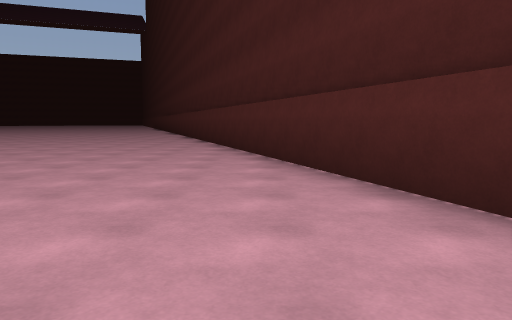
View 1 (above)

24 first-person views from a walk through a Unity game level. The camera is 1.3 m above the floor, tilts 6° down and sees 70° across. The floor is counted in squares, 2 m on a side. Each view is taken from the middle of a square. On the plan, view 1 faces up. The plan holds only what a view shows up to about 11 squares ahead; the rest is blank. The place goes on beyond the plan. The player character is not drawn.

View 2
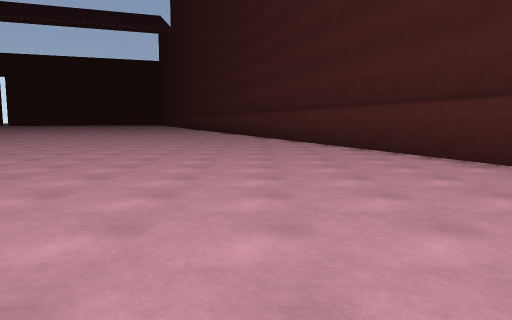

View 3
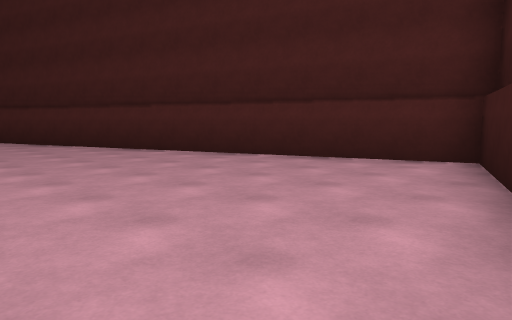

View 4
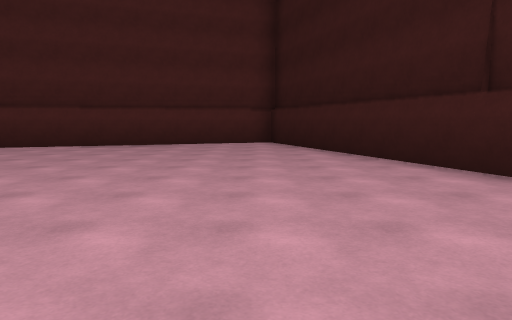

View 5
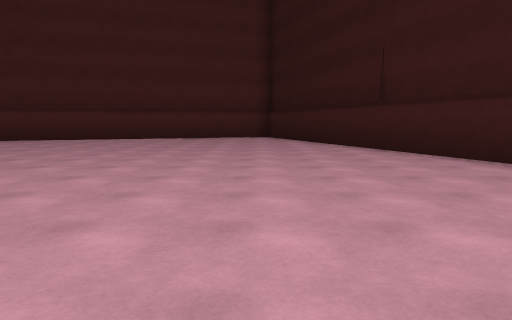

View 6
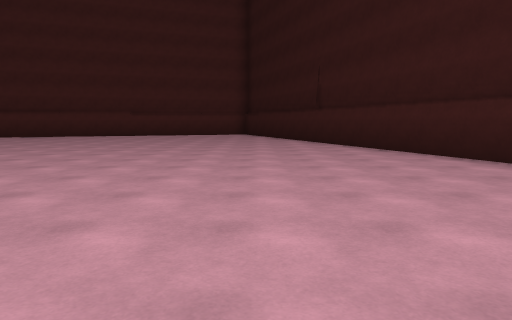

View 7
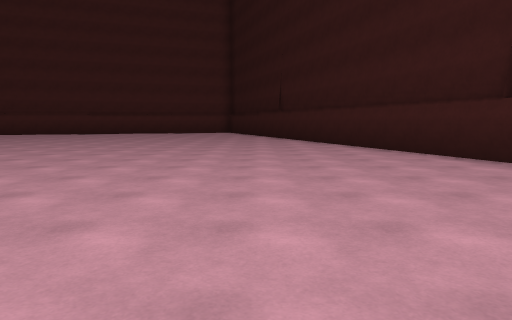

View 8
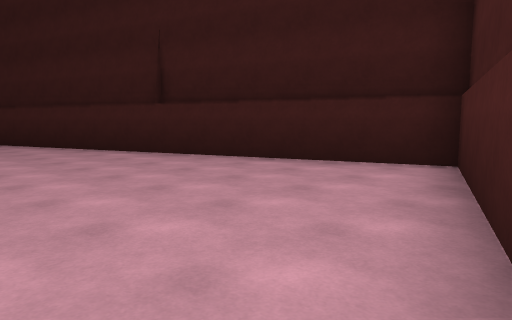

View 9
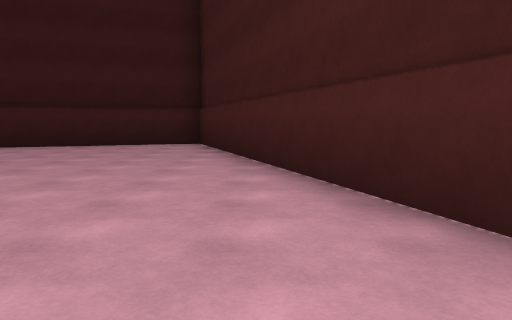

View 10
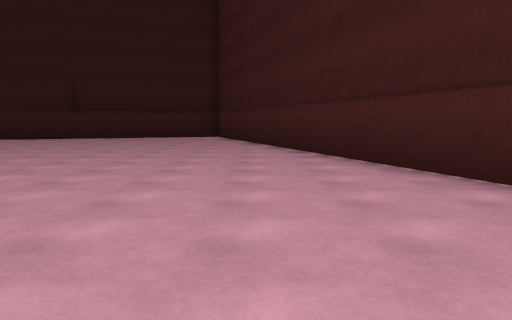

View 11
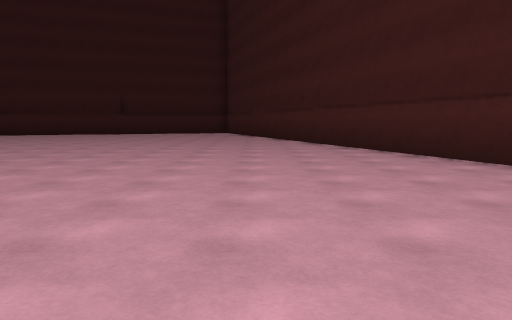

View 12
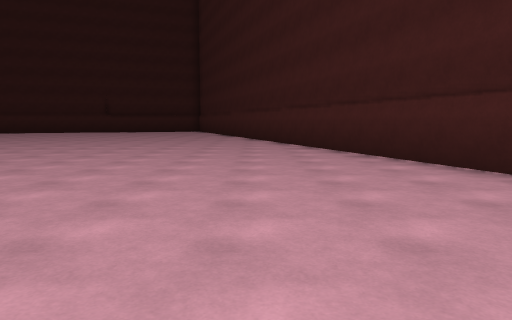

View 13
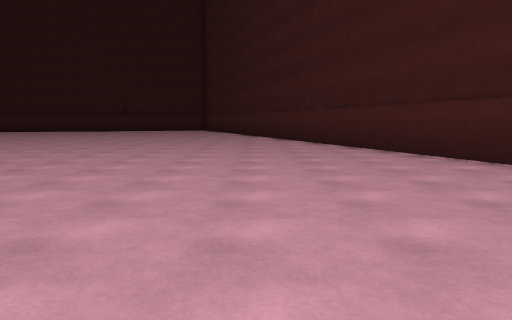

View 14
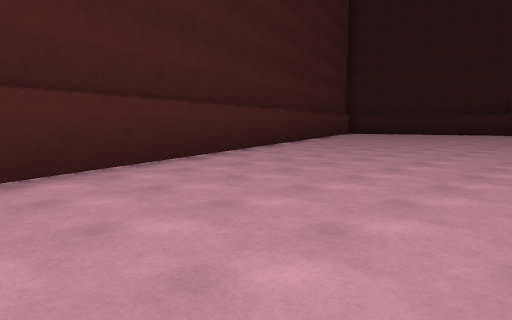

View 15
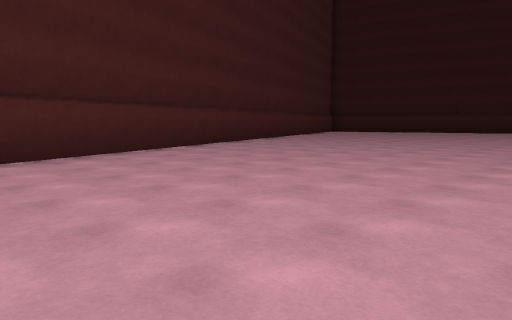

View 16
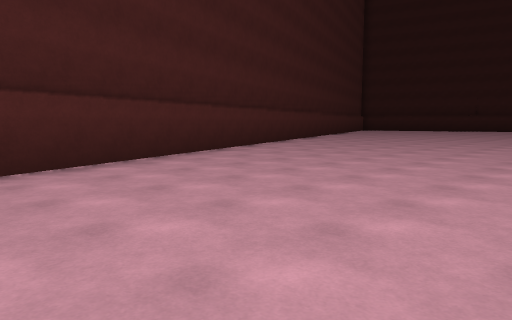

View 17
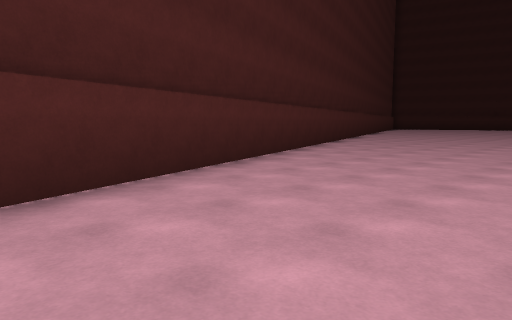

View 18
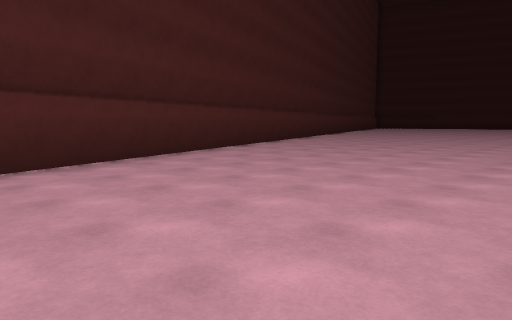

View 19
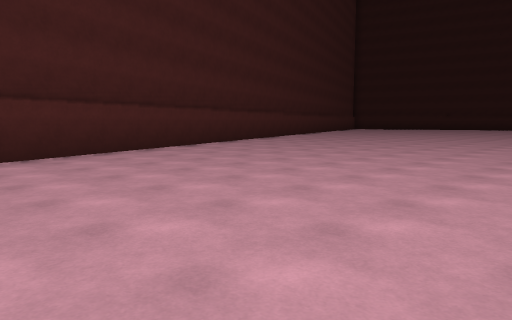

View 20
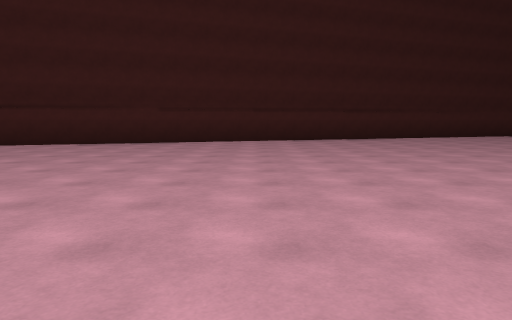

View 21
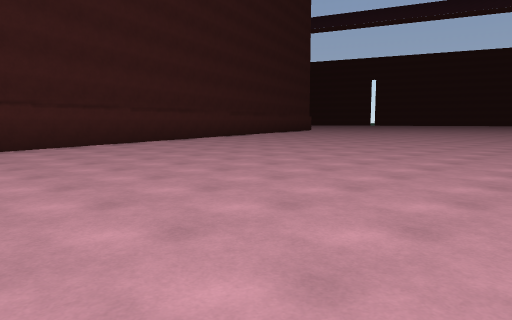

View 22
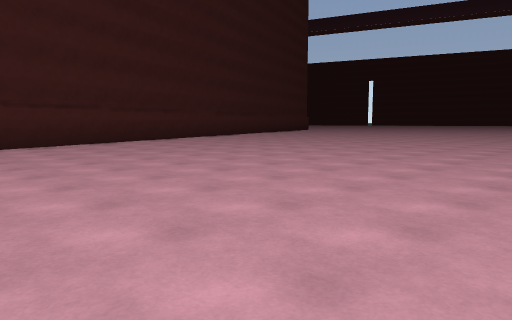

View 23
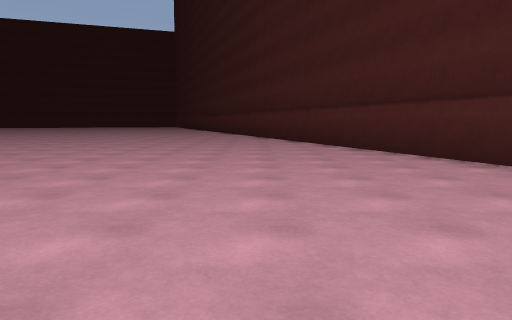

View 24
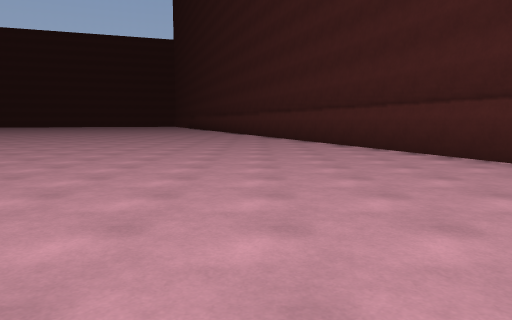

### Floor plan
Points are (right, up) in squares from view 1. A wall is a line through its corners. A room is listed if a view was taken in it or the views show most of it. See-through windows are left out.
Room 1 (views 1, 2, 3, 4, 5, 6, 7, 8, 9, 10, 11, 12, 13, 14, 15, 16, 17, 18, 19, 20, 21, 22, 23, 24)
walls: (-24.3, 10.1) (-17.4, -9.8) (3.4, -2.5) (-8.3, 31.1)

Positions as (right, up) in squares from view 1, and headings:
1: (0, 0), facing up
2: (-3, 0), facing up
3: (-3, -4), facing up-right
4: (-8, -2), facing right
5: (-12, -2), facing right
6: (-15, -3), facing right
7: (-18, -4), facing right
8: (-19, -4), facing down-right
9: (-19, 1), facing down
10: (-19, 6), facing down
11: (-19, 11), facing down
12: (-21, 14), facing down
13: (-21, 17), facing down
14: (-7, 15), facing down-right
15: (-10, 18), facing down-right
16: (-10, 22), facing down-right
17: (-10, 27), facing down-right
18: (-13, 30), facing down-right
19: (-13, 26), facing down-right
20: (-12, 10), facing left
21: (-12, 0), facing up-left
22: (-11, -1), facing up-left
23: (-10, 20), facing up
24: (-9, 16), facing up
